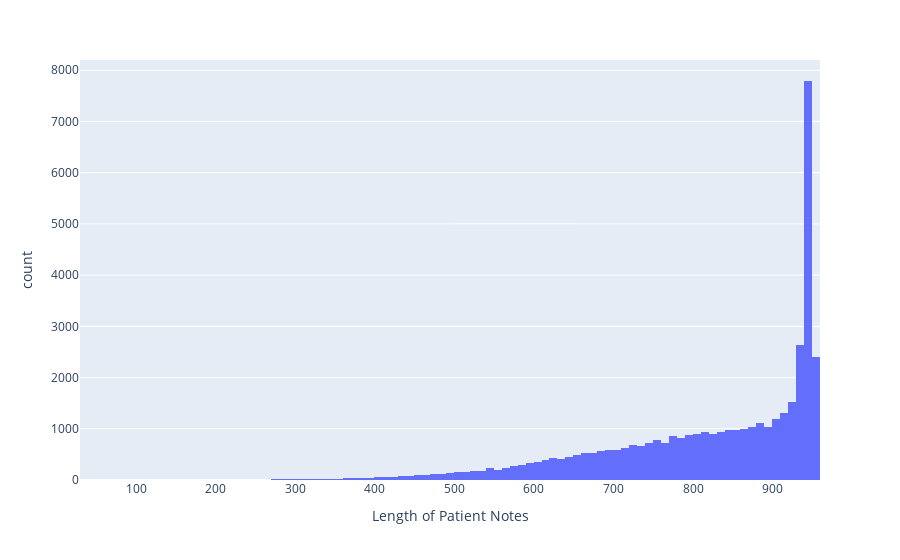

The cell this chart's notebook holds for it:
### Code cell
fig = px.histogram(x = all_notes_len, nbins=100)
fig.update_xaxes(title = "Length of Patient Notes")
fig.show()

### Figure 1 — Plotly figure (JSON) as saved in the notebook; plotly's stock layout.template omitted (floating-point values rounded to 4 significant figures; data arrays with more than 128 entries replaced by an {"elided": "..."} marker saying what was removed)
{"data": [{"alignmentgroup": "True", "bingroup": "x", "hovertemplate": "x=%{x}<br>count=%{y}<extra></extra>", "legendgroup": "", "marker": {"color": "#636efa", "pattern": {"shape": ""}}, "name": "", "nbinsx": 100, "offsetgroup": "", "orientation": "v", "showlegend": false, "x": {"elided": "42146 int values"}, "xaxis": "x", "yaxis": "y", "type": "histogram"}], "layout": {"xaxis": {"anchor": "y", "domain": [0.0, 1.0], "title": {"text": "Length of Patient Notes"}}, "yaxis": {"anchor": "x", "domain": [0.0, 1.0], "title": {"text": "count"}}, "legend": {"tracegroupgap": 0}, "margin": {"t": 60}, "barmode": "relative"}}
